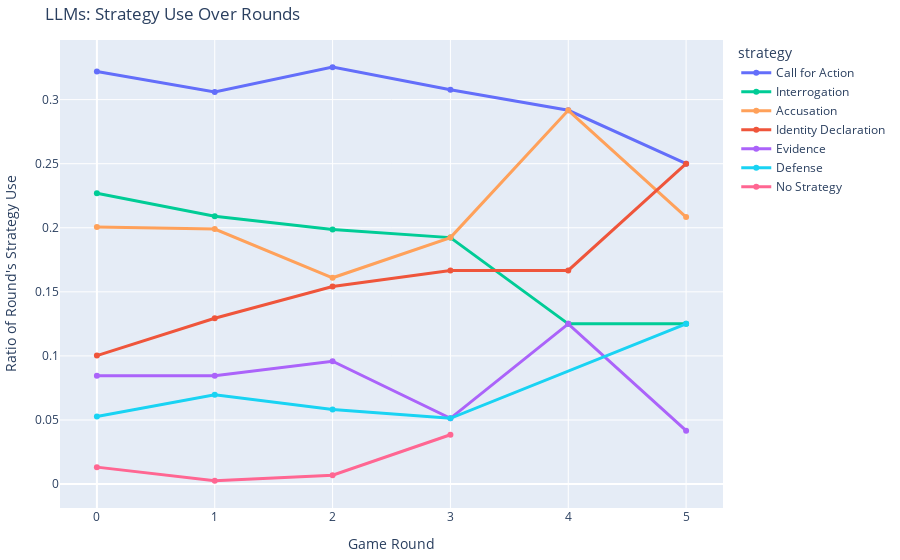

Here is the notebook cell this chart was saved with:
### Code cell
#| label: fig-llm-stratbyround
#| column: margin
## Strategy used over time (LLMs)

llm_strats_byround = llm_text_df.explode("strategy").groupby("round")["strategy"].value_counts().reset_index()
# Make scaled by total strategy use per round
llm_strats_byround["count"] = llm_strats_byround.groupby("round")["count"].transform(lambda x: x/x.sum()) 

fig = px.line(llm_strats_byround, x="round", y="count", color="strategy", markers=True)
fig.update_traces(line_width=3)
fig.update_layout(yaxis_title="Ratio of Round's Strategy Use", xaxis_title="Game Round", title="LLMs: Strategy Use Over Rounds")
fig.show()

### Figure 1 — Plotly figure (JSON) as saved in the notebook; plotly's stock layout.template omitted (floating-point values rounded to 4 significant figures)
{"data": [{"hovertemplate": "strategy=Call for Action<br>round=%{x}<br>count=%{y}<extra></extra>", "legendgroup": "Call for Action", "line": {"color": "#636EFA", "dash": "solid", "width": 3}, "marker": {"symbol": "circle"}, "mode": "lines+markers", "name": "Call for Action", "orientation": "v", "showlegend": true, "type": "scatter", "x": [0, 1, 2, 3, 4, 5], "xaxis": "x", "y": [0.3219, 0.306, 0.3253, 0.3077, 0.2917, 0.25], "yaxis": "y"}, {"hovertemplate": "strategy=Interrogation<br>round=%{x}<br>count=%{y}<extra></extra>", "legendgroup": "Interrogation", "line": {"color": "#00CC96", "dash": "solid", "width": 3}, "marker": {"symbol": "circle"}, "mode": "lines+markers", "name": "Interrogation", "orientation": "v", "showlegend": true, "type": "scatter", "x": [0, 1, 2, 3, 4, 5], "xaxis": "x", "y": [0.2269, 0.209, 0.1986, 0.1923, 0.125, 0.125], "yaxis": "y"}, {"hovertemplate": "strategy=Accusation<br>round=%{x}<br>count=%{y}<extra></extra>", "legendgroup": "Accusation", "line": {"color": "#FFA15A", "dash": "solid", "width": 3}, "marker": {"symbol": "circle"}, "mode": "lines+markers", "name": "Accusation", "orientation": "v", "showlegend": true, "type": "scatter", "x": [0, 1, 2, 3, 4, 5], "xaxis": "x", "y": [0.2005, 0.199, 0.161, 0.1923, 0.2917, 0.2083], "yaxis": "y"}, {"hovertemplate": "strategy=Identity Declaration<br>round=%{x}<br>count=%{y}<extra></extra>", "legendgroup": "Identity Declaration", "line": {"color": "#EF553B", "dash": "solid", "width": 3}, "marker": {"symbol": "circle"}, "mode": "lines+markers", "name": "Identity Declaration", "orientation": "v", "showlegend": true, "type": "scatter", "x": [0, 1, 2, 3, 4, 5], "xaxis": "x", "y": [0.1003, 0.1294, 0.1541, 0.1667, 0.1667, 0.25], "yaxis": "y"}, {"hovertemplate": "strategy=Evidence<br>round=%{x}<br>count=%{y}<extra></extra>", "legendgroup": "Evidence", "line": {"color": "#AB63FA", "dash": "solid", "width": 3}, "marker": {"symbol": "circle"}, "mode": "lines+markers", "name": "Evidence", "orientation": "v", "showlegend": true, "type": "scatter", "x": [0, 1, 2, 3, 4, 5], "xaxis": "x", "y": [0.08443, 0.08458, 0.09589, 0.05128, 0.125, 0.04167], "yaxis": "y"}, {"hovertemplate": "strategy=Defense<br>round=%{x}<br>count=%{y}<extra></extra>", "legendgroup": "Defense", "line": {"color": "#19D3F3", "dash": "solid", "width": 3}, "marker": {"symbol": "circle"}, "mode": "lines+markers", "name": "Defense", "orientation": "v", "showlegend": true, "type": "scatter", "x": [0, 1, 2, 3, 5], "xaxis": "x", "y": [0.05277, 0.06965, 0.05822, 0.05128, 0.125], "yaxis": "y"}, {"hovertemplate": "strategy=No Strategy<br>round=%{x}<br>count=%{y}<extra></extra>", "legendgroup": "No Strategy", "line": {"color": "#FF6692", "dash": "solid", "width": 3}, "marker": {"symbol": "circle"}, "mode": "lines+markers", "name": "No Strategy", "orientation": "v", "showlegend": true, "type": "scatter", "x": [0, 1, 2, 3], "xaxis": "x", "y": [0.01319, 0.002488, 0.006849, 0.03846], "yaxis": "y"}], "layout": {"autosize": true, "legend": {"title": {"text": "strategy"}, "tracegroupgap": 0}, "title": {"text": "LLMs: Strategy Use Over Rounds"}, "xaxis": {"anchor": "y", "autorange": true, "domain": [0, 1], "range": [-0.301, 5.301], "title": {"text": "Game Round"}, "type": "linear"}, "yaxis": {"anchor": "x", "autorange": true, "domain": [0, 1], "range": [-0.02118, 0.349], "title": {"text": "Ratio of Round's Strategy Use"}, "type": "linear"}}}
